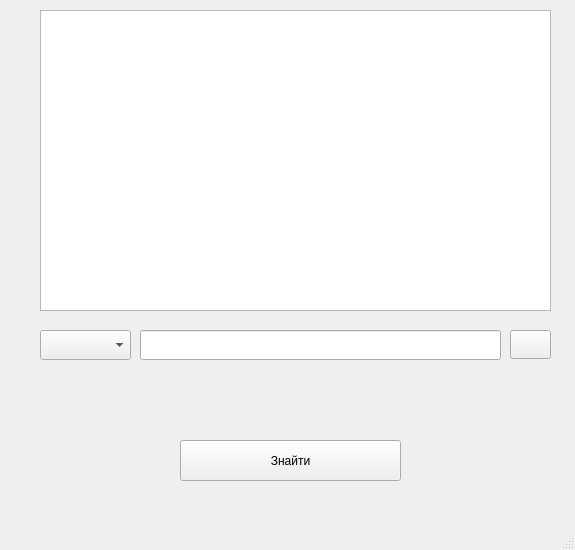
<?xml version="1.0" encoding="UTF-8"?>
<ui version="4.0">
 <class>MainWindow</class>
 <widget class="QMainWindow" name="MainWindow">
  <property name="geometry">
   <rect>
    <x>0</x>
    <y>0</y>
    <width>575</width>
    <height>550</height>
   </rect>
  </property>
  <property name="windowTitle">
   <string>MainWindow</string>
  </property>
  <widget class="QWidget" name="centralwidget">
   <widget class="QPushButton" name="findBtn">
    <property name="geometry">
     <rect>
      <x>180</x>
      <y>440</y>
      <width>221</width>
      <height>41</height>
     </rect>
    </property>
    <property name="text">
     <string>Знайти</string>
    </property>
   </widget>
   <widget class="QComboBox" name="typeComboBox">
    <property name="geometry">
     <rect>
      <x>40</x>
      <y>330</y>
      <width>91</width>
      <height>30</height>
     </rect>
    </property>
   </widget>
   <widget class="QTableWidget" name="tableWidget">
    <property name="geometry">
     <rect>
      <x>40</x>
      <y>10</y>
      <width>511</width>
      <height>301</height>
     </rect>
    </property>
   </widget>
   <widget class="QPushButton" name="folderBtn">
    <property name="geometry">
     <rect>
      <x>510</x>
      <y>330</y>
      <width>41</width>
      <height>29</height>
     </rect>
    </property>
    <property name="text">
     <string/>
    </property>
   </widget>
   <widget class="QLineEdit" name="dirEdit">
    <property name="geometry">
     <rect>
      <x>140</x>
      <y>330</y>
      <width>361</width>
      <height>30</height>
     </rect>
    </property>
   </widget>
  </widget>
  <widget class="QMenuBar" name="menubar">
   <property name="geometry">
    <rect>
     <x>0</x>
     <y>0</y>
     <width>575</width>
     <height>25</height>
    </rect>
   </property>
  </widget>
  <widget class="QStatusBar" name="statusbar"/>
 </widget>
 <resources/>
 <connections/>
</ui>
